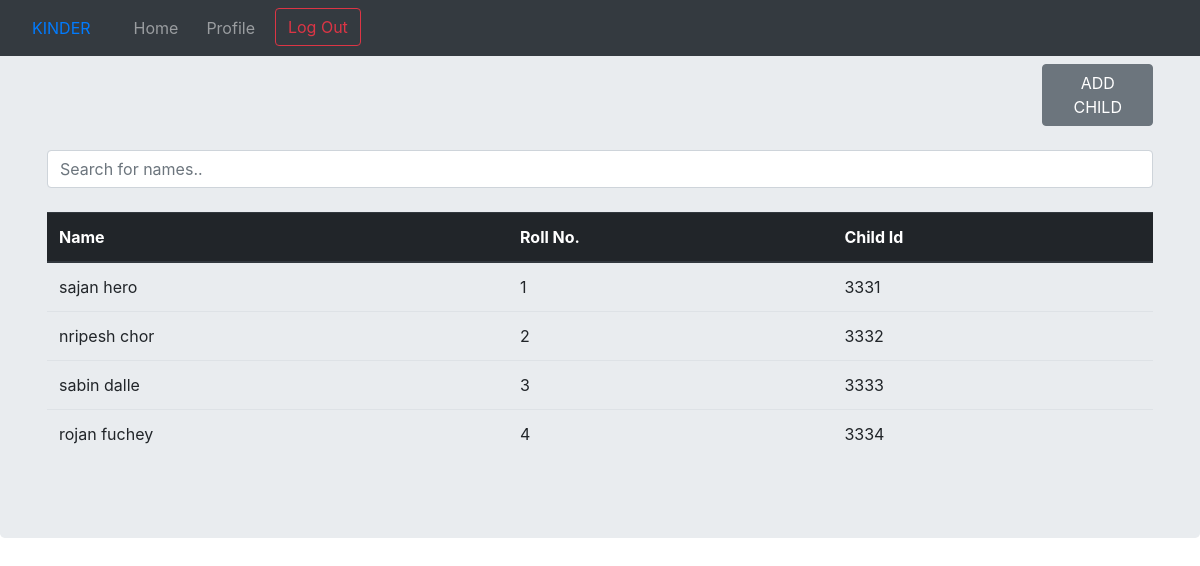
Before: /home/registerchild/ (signed in) with the older database file.
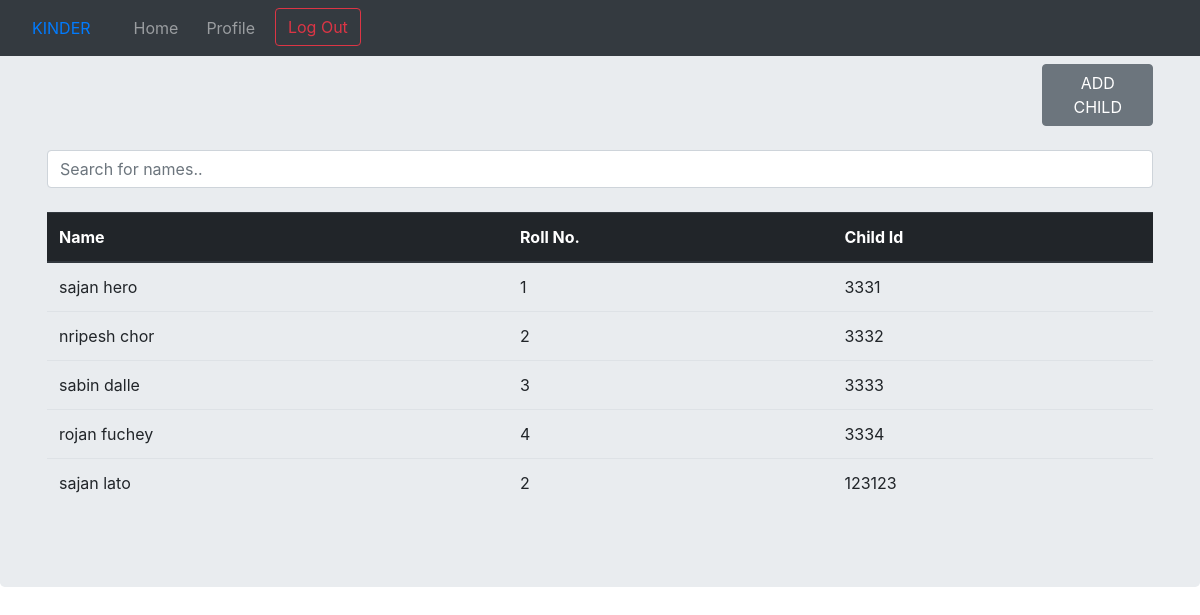
After: the same page with the newer database file.
### second/models.py (models this page shows, shortened)
class StudentId(models.Model):
    full_name = models.CharField(max_length=30)
    roll = models.IntegerField()
    childid = models.IntegerField()

### second/views.py (the view)
# urls.py: path('registerchild/', views.registerchild, name='registerchild'),
@login_required
def registerchild(request):
    context = {
        'stid': StudentId.objects.all(),
    }
    return render(request, 'registerchild.html', context)

### second/templates/registerchild.html (shortened to what this page needs)
{% extends "base1.html" %}
{% block base2 %}
{% load static %}
<!DOCTYPE html>
<html lang="en">
<head>
</head>
<body>
<div class="jumbotron">
<div class="container">
<center>
    <button class='btn btn-secondary' onclick="location.href='{% url 'addchild' %}'" style="margin-left:90%;">ADD CHILD</button>
    <br>
    <br>
    <input class="form-control" id="myInput" onkeyup="myFunction()" type="text" placeholder="Search for names.."><br>
    <table class="table table-hover" id="myTable">
        <thead class="thead-dark">
            <tr>
                <th onclick="sortTable(0)">Name</th>
                <th onclick="sortTable(1)">Roll No.</th>
                <th>Child Id</th>
            </tr>
        </thead>
        {% for ids in stid %}
                <tr>
                <td>{{ids.full_name}}</td>
                <td>{{ids.roll}}</td>
                <td>{{ids.childid}}</td>
                </tr>
        {% endfor %}
    </table>
</center>
</div>
</div>
</body>
</html>
{% endblock %}

Changed rows visible on the page:
added StudentId: full_name "sajan lato", roll "2", childid "123123"
